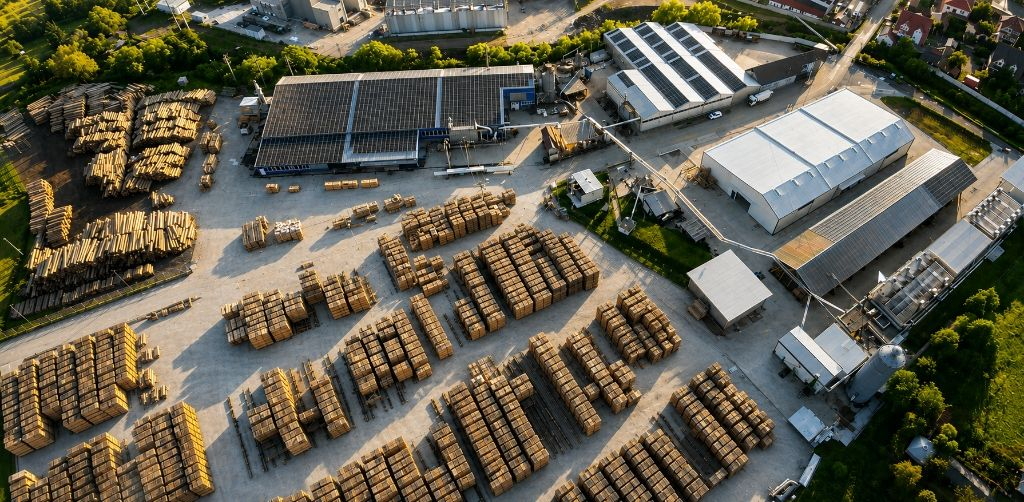
#> input picture images/hero_bg.jpg, 1024 x 502 px
$ python -i update_storyboard_v3.py   (imports and definitions only)
#> lines starting #> are read from the running program, lines starting #| are printed output that depends on the picture
#> in render_storyboard_page, `page = Image.new('RGB', (W, H), (248, 246, 240))`:
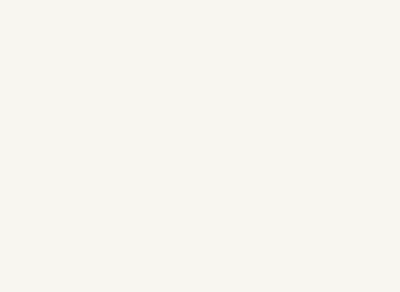
#> page: PIL image 2400x1750 RGB (shown at 1/6 size); mean R, G, B 248, 246, 240
import os
import numpy as np
from PIL import Image, ImageFilter, ImageOps, ImageEnhance, ImageDraw, ImageFont

BRAIN_DIR = '/Users/matthiasradder/.gemini/antigravity/brain/4f9024b4-d609-421a-b057-b180f987ffb5'
FONT_BOLD = 'public/fonts/Roboto-Bold.ttf'
FONT_REG = 'public/fonts/Roboto-Regular.ttf'

def make_storyboard_art(src_path, out_path, arrow_type=None, custom_sub=None):
#> called with src_path = '../images/hero_bg.jpg', out_path = 'out.png'
    img = Image.open(src_path).convert('RGB')
#> img is the input picture: PIL image 1024x502 RGB; mean R, G, B 98.2, 93.6, 78.1
    w, h = img.size

    gray = ImageOps.grayscale(img)
    inv = ImageOps.invert(gray)
    blur = inv.filter(ImageFilter.GaussianBlur(4))
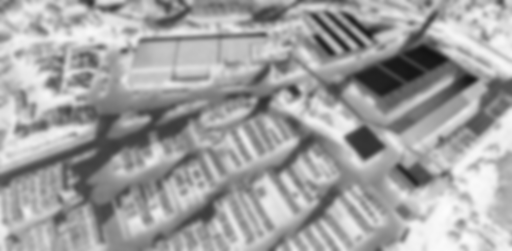
#> blur: PIL image 1024x502 L (shown at 1/2 size); min 20, max 252, mean 161.8
    g_arr = np.array(gray, dtype=float)
    b_arr = np.array(blur, dtype=float)
    dodge = np.clip((g_arr * 255.0) / (255.0 - b_arr + 1e-5), 0, 255)

    contour = img.filter(ImageFilter.CONTOUR).convert('L')
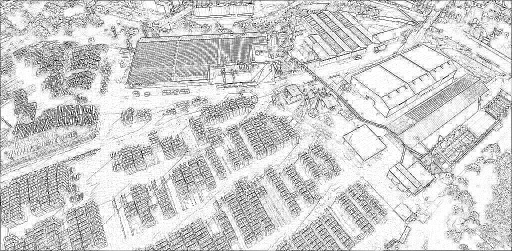
#> contour: PIL image 1024x502 L (shown at 1/2 size); min 0, max 255, mean 207.4
    c_arr = np.array(contour, dtype=float)

    ink = np.clip(dodge - (255 - c_arr) * 0.35, 0, 255).astype(np.uint8)
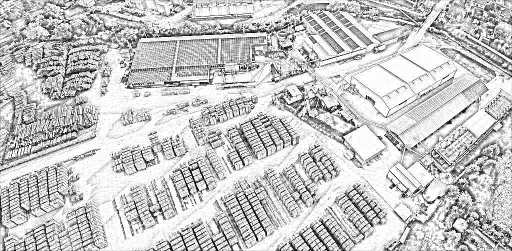
#> ink: shape (502, 1024) (shown at 1/2 size); min 0, max 255, mean 197.3
    ink_im = Image.fromarray(ink).convert('RGB')

    smooth = img.filter(ImageFilter.MedianFilter(9)).filter(ImageFilter.GaussianBlur(2))
    smooth = ImageEnhance.Color(smooth).enhance(1.25)
    smooth = ImageEnhance.Contrast(smooth).enhance(1.15)

    ink_f = np.array(ink_im, dtype=float) / 255.0
    color_f = np.array(smooth, dtype=float) / 255.0
    blend = (ink_f * color_f * 255.0).clip(0, 255).astype(np.uint8)
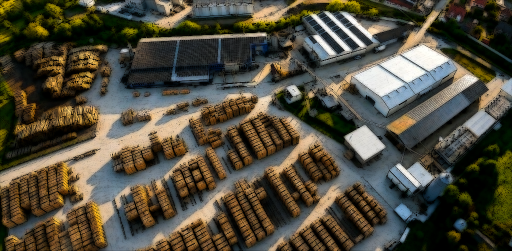
#> blend: shape (502, 1024, 3) (shown at 1/2 size); mean R, G, B 80.9, 75.8, 60.9
    art = Image.fromarray(blend)

    paper = Image.new('RGB', (w, h), (250, 248, 242))
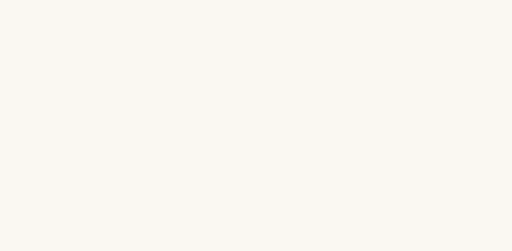
#> paper: PIL image 1024x502 RGB (shown at 1/2 size); mean R, G, B 250, 248, 242
    art = Image.blend(paper, art, 0.88)
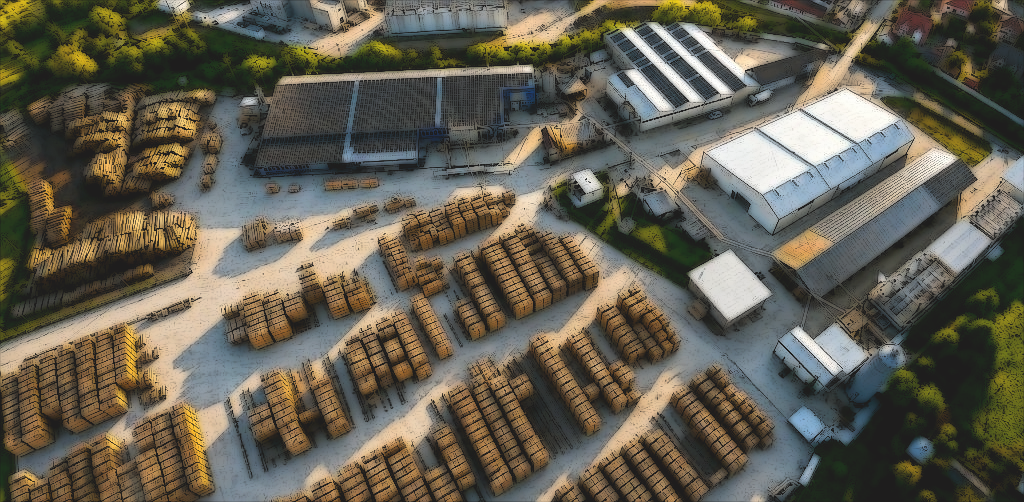
#> art: PIL image 1024x502 RGB; mean R, G, B 100.7, 96, 82.3

    draw = ImageDraw.Draw(art)
    f_badge = ImageFont.truetype(FONT_BOLD, 26)

    if arrow_type == 'ascend':
        cx = w - 180
        draw.line([(cx, h - 80), (cx, 100)], fill=(231, 177, 36), width=10)
        draw.polygon([(cx, 60), (cx - 28, 115), (cx + 28, 115)], fill=(231, 177, 36))
        draw.rounded_rectangle([40, 40, 680, 110], radius=10, fill=(41, 41, 41, 230), outline=(231, 177, 36), width=3)
        draw.text((60, 50), '▲ CRANE UP / UITSTIJGEN OVER BOMEN', font=f_badge, fill=(231, 177, 36))

    elif arrow_type == 'push_in':
        draw.rounded_rectangle([40, 40, 520, 110], radius=10, fill=(41, 41, 41, 230), outline=(231, 177, 36), width=3)
        draw.text((60, 50), '➔ BEELDVULLEND • PUSH-IN', font=f_badge, fill=(231, 177, 36))

    elif arrow_type == 'cut_action':
        draw.rounded_rectangle([40, 40, 580, 110], radius=10, fill=(41, 41, 41, 230), outline=(231, 177, 36), width=3)
        draw.text((60, 50), '◉ ACTIE • ZAGERING IN DETAIL', font=f_badge, fill=(231, 177, 36))

    elif arrow_type == 'flythrough':
        draw.rounded_rectangle([40, 40, 600, 110], radius=10, fill=(41, 41, 41, 230), outline=(231, 177, 36), width=3)
        draw.text((60, 50), '➔ DRONE VLUCHT DOOR HAL', font=f_badge, fill=(231, 177, 36))

    elif arrow_type == 'slowmo_kilns':
        draw.rounded_rectangle([40, 40, 620, 110], radius=10, fill=(41, 41, 41, 230), outline=(231, 177, 36), width=3)
        draw.text((60, 50), '⏳ SLOW-MOTION DROOGKAMERS', font=f_badge, fill=(231, 177, 36))

    elif arrow_type == 'split':
        draw.rounded_rectangle([40, 40, 640, 110], radius=10, fill=(41, 41, 41, 230), outline=(231, 177, 36), width=3)
        draw.text((60, 50), '✦ 4 PRODUCTKAARTEN OVERZICHT', font=f_badge, fill=(231, 177, 36))

    elif arrow_type == 'fsc':
        draw.rounded_rectangle([40, 40, 580, 110], radius=10, fill=(41, 41, 41, 230), outline=(231, 177, 36), width=3)
        draw.text((60, 50), '★ FSC 100% CERTIFICERING', font=f_badge, fill=(231, 177, 36))

    elif arrow_type == 'team':
        draw.rounded_rectangle([40, 40, 560, 110], radius=10, fill=(41, 41, 41, 230), outline=(231, 177, 36), width=3)
        draw.text((60, 50), '👥 ONS TOEGEWIJDE TEAM', font=f_badge, fill=(231, 177, 36))

    elif arrow_type == 'outro':
        draw.rounded_rectangle([40, 40, 580, 110], radius=10, fill=(41, 41, 41, 230), outline=(231, 177, 36), width=3)
        draw.text((60, 50), '✦ EIND RESOLVE & CONTACT', font=f_badge, fill=(231, 177, 36))

    art.save(out_path, quality=92)
    print(f"Rendered sketch: {out_path}")

# Source frame inputs for storyboard illustrations
sketches = [
    ('scratch/master_9scenes/nl/s1.mp4', f'{BRAIN_DIR}/storyboard_sketch_sc_1.jpg', 'ascend', 2.0),
    ('scratch/master_9scenes/nl/s2.mp4', f'{BRAIN_DIR}/storyboard_sketch_sc_2.jpg', 'push_in', 2.0),
    ('scratch/master_9scenes/nl/s3.mp4', f'{BRAIN_DIR}/storyboard_sketch_sc_3.jpg', 'cut_action', 2.5),
    ('scratch/master_9scenes/nl/s4.mp4', f'{BRAIN_DIR}/storyboard_sketch_sc_4.jpg', 'flythrough', 1.8),
    ('scratch/master_9scenes/nl/s5.mp4', f'{BRAIN_DIR}/storyboard_sketch_sc_5.jpg', 'slowmo_kilns', 1.8),
    ('scratch/master_9scenes/nl/s6.mp4', f'{BRAIN_DIR}/storyboard_sketch_sc_6.jpg', 'split', 2.0),
    ('scratch/master_9scenes/nl/s7.mp4', f'{BRAIN_DIR}/storyboard_sketch_sc_7.jpg', 'fsc', 1.0),
    ('scratch/master_9scenes/nl/s8.mp4', f'{BRAIN_DIR}/storyboard_sketch_sc_8.jpg', 'team', 2.0),
    ('scratch/master_9scenes/nl/s9.mp4', f'{BRAIN_DIR}/storyboard_sketch_sc_9.jpg', 'outro', 2.0)
]

# [7 lines not run here, left out]

# Build 3-Page Storyboard Sheets (Scenes 1-3, 4-6, 7-9)
scenes_data = [
    {
        'num': 1,
        'title': 'Bosopstijging ➔ Zonneverblinding ➔ Fabriek',
        'tc': '00:00 – 00:08.3',
        'dur': '8.3 sec',
        'shot': 'Crane Ascend & Aerial Wide Shot (EWS)',
        'cam': '▲ ASCEND THROUGH CANOPY — Camera stijgt op tussen beukenstammen, breekt door boomkruinen in zonneflare, waarna complex verschijnt.',
        'desc': 'Start in het ongerepte Karpaten-beukenbos. Camera zweeft omhoog, wordt verblind door opkomende zon, en onthult het Palrom complex.',
        'vo': '\"Al meer dan 25 jaar is Palrom Products een toonaangevende producent van beukenhout in Brad, Roemenië.\"',
        'overlay': 'Balk links: Palrom Products | FSC® Gecertificeerde Beukenhoutproducent • Brad, Roemenië'
    },
    {
        'num': 2,
        'title': 'Hout uitladen van de vrachtwagen (Fullscreen)',
        'tc': '00:08.2 – 00:11.2',
        'dur': '3.0 sec',
        'shot': 'Medium Wide Shot (MWS) • 16:9 Beeldvullend Werffoto',
        'cam': '➔ SUBTIELE KEN BURNS PUSH-IN (1.0 ➔ 1.04) — Volledig beeldvullend zonder zwarte balken.',
        'desc': 'De rode Palrom houtvrachtwagen met hydraulische grijpkraan lost dikke beukenstammen op de ruime voorraadwerf.',
        'vo': '\"Van zorgvuldig geselecteerde stammen...\"',
        'overlay': 'Balk links: Duurzame Oogst & Houtopslag | Lokaal geoogste beukenstammen arriveren op onze voorraadwerf'
    },
    {
        'num': 3,
        'title': 'Zaagsnede op de zaagmachine (Kort)',
        'tc': '00:11.2 – 00:15.8',
        'dur': '4.6 sec',
        'shot': 'Dynamic Medium Close-up (MCU) • Live Productie',
        'cam': '◉ ACTION TRACKING — Snelle, krachtige zaagsnede op 1.0x natuurlijke snelheid.',
        'desc': 'Het zware zaagblad snijdt met hoge snelheid door het verse beukenhout. Korte, krachtige actieshot van de primaire zagerijlijn.',
        'vo': '\"...tot geautomatiseerde eerste zaaglijnen in onze moderne zagerij.\"',
        'overlay': 'Balk links: Precisiebewerking in Actie | Geavanceerde Europese zaagtechnologie & Roemeens vakmanschap'
    },
    {
        'num': 4,
        'title': 'Vlucht door de hal & afgewerkt hout',
        'tc': '00:15.8 – 00:21.6',
        'dur': '5.8 sec',
        'shot': 'Continuous Fly-Through Shot • Drone Warehouse Flight',
        'cam': '➔ FLY-THROUGH (POORT ➔ CONVEYOR ➔ GANGPAD AFGEWERKT HOUT)',
        'desc': 'De drone vliegt spectaculair door de fabriekspoort bij 0:42 en zweeft langs actieve verwerkingslijnen en sorteerders.',
        'vo': '\"Wij combineren Europese precisietechnologie met generaties aan Roemeens vakmanschap voor uitzonderlijke nauwkeurigheid.\"',
        'overlay': 'Balk links: Moderne Verwerkingshal & Houtopslag | Geavanceerde productielijnen en opslag van afgewerkt beukenhout'
    },
    {
        'num': 5,
        'title': 'Nardi Droogkamers (Echt Slow-Motion)',
        'tc': '00:21.6 – 00:30.2',
        'dur': '8.6 sec',
        'shot': 'Smooth Drone Glide • Cinematic 50% Slow Motion',
        'cam': '➔ ULTRA-VLOEIENDE 50% SLOW-MOTION LANGS DE KAMERS (101.8s - 106.1s)',
        'desc': 'Valt exact samen met de gesproken tekst over droging: de drone glijdt in fluweelzachte halve snelheid langs de zilveren Nardi-kamers.',
        'vo': '\"Natuurlijke luchtdroging en geconditioneerde opslag zorgen voor een optimale stabilisatie van het hout, klaar voor verdere verwerking.\"',
        'overlay': 'Balk links: Geavanceerde Droogkamers | Computergestuurde Nardi-kamers voor geconditioneerde droging'
    },
    {
        'num': 6,
        'title': 'B2B Maatwerk Producten Showcase',
        'tc': '00:29.8 – 00:40.5',
        'dur': '10.7 sec',
        'shot': '4K Split Product Showcase Card Graphic',
        'cam': '➔ SUBTLE PUSH-IN (1.0 ➔ 1.03) — Rustige presentatie van 4 productgroepen.',
        'desc': 'Vier overzichtelijke kaarten: Beukenhouten Blanks, Geschaafde Latten, Gladde Stokken en Maatwerk Profielen.',
        'vo': '\"Wij leveren een compleet assortiment B2B-maatwerk: blanks, geschaafde latten, gladde en gerilde stokken en op maat gemaakte profielen.\"',
        'overlay': 'Balk links: B2B Maatwerk Producten | Blanks, geschaafde latten, gladde stokken en maatwerk profielen'
    },
    {
        'num': 7,
        'title': 'FSC® 100% Gecertificeerd',
        'tc': '00:40.5 – 00:43.0',
        'dur': '2.5 sec',
        'shot': 'Brand Certification & Sustainability Slide',
        'cam': '✦ HERO REVEAL & SLOW ZOOM — Statige antraciet kaart met FSC-keurmerk.',
        'desc': 'Puur wit FSC-logo op antraciet achtergrond met gouden hoofdtitel \"DUURZAAMHEID & KWALITEIT\". Benadrukt verantwoorde bosbouw.',
        'vo': '\"100% FSC-gecertificeerd...\"',
        'overlay': 'Balk links: FSC® 100% Gecertificeerd | Gegarandeerd duurzaam en verantwoord geoogst beukenhout'
    },
    {
        'num': 8,
        'title': 'Ons Toegewijde Team',
        'tc': '00:43.0 – 00:47.6',
        'dur': '4.6 sec',
        'shot': 'Group Portrait • Teamfoto met Push-In',
        'cam': '➔ PUSH-IN TOWARDS SMILES (y=45%) — Focus op de trotse vakmensen met naambadges.',
        'desc': 'Het voltallige Palrom-team opgesteld voor de fabriek, trots op tientallen jaren Roemeens houtbewerkings-vakmanschap.',
        'vo': '\"...ondersteund door een toegewijd team van ervaren vakmensen.\"',
        'overlay': 'Balk links: Ons Toegewijde Team | Vakmanschap en betrouwbare B2B-leveringen in heel Europa'
    },
    {
        'num': 9,
        'title': 'Eindslide: Palrom Merkkaart & Contact',
        'tc': '00:47.6 – 00:56.0',
        'dur': '8.4 sec',
        'shot': 'Fullscreen Luxury Brand Resolve Slide',
        'cam': '✦ FINAL RESOLVE & AUDIO FADE — Statige merkkaart, muziekfade 52.5s-56.0s.',
        'desc': 'Scherp wit Palrom logo, gouden scheidingslijn, centrale titel en directe contactgegevens voor Europese B2B partners.',
        'vo': '\"Palrom Products. Uw betrouwbare B2B partner in duurzaam beukenhout.\"',
        'overlay': 'Centraal: Uw Betrouwbare B2B Partner in Duurzaam Beukenhout | www.palromproducts.com • info@palromproducts.ro'
    }
]

f_title = ImageFont.truetype(FONT_BOLD, 36)
f_sub = ImageFont.truetype(FONT_REG, 20)
f_sc_head = ImageFont.truetype(FONT_BOLD, 22)
f_sc_meta = ImageFont.truetype(FONT_BOLD, 18)
f_lbl = ImageFont.truetype(FONT_BOLD, 15)
f_body = ImageFont.truetype(FONT_REG, 15)
f_vo = ImageFont.truetype(FONT_REG, 14)

def render_storyboard_page(scenes_subset, page_num, total_pages):
    W, H = 2400, 1750
    page = Image.new('RGB', (W, H), (248, 246, 240))
    draw = ImageDraw.Draw(page)

    # Header Bar
    draw.rectangle([60, 40, W - 60, 130], fill=(41, 41, 41))
    draw.rectangle([60, 40, 72, 130], fill=(231, 177, 36))
    draw.text((95, 52), 'PALROM PRODUCTS S.R.L.  •  OFFICIEEL PRODUCTIE STORYBOARD (9 SCÈNES)', font=f_title, fill=(255, 255, 255))
    draw.text((95, 96), f'Bedrijfsvideo 56.0s  |  1080p 30fps  |  Pagina {page_num} van {total_pages}  |  Goedgekeurd Master Ontwerp (Offline)', font=f_sub, fill=(231, 177, 36))

    # 3 horizontal strips per page
    sh = 490
    for idx, sc in enumerate(scenes_subset):
        y0 = 160 + idx * (sh + 24)
        x0 = 80
        pw = W - 160

        # Panel container box
        draw.rounded_rectangle([x0, y0, x0 + pw, y0 + sh], radius=14, fill=(255, 255, 255), outline=(215, 210, 200), width=2)

        # Header banner inside panel
        draw.rounded_rectangle([x0, y0, x0 + pw, y0 + 44], radius=12, fill=(41, 41, 41))
        draw.rectangle([x0, y0 + 34, x0 + pw, y0 + 44], fill=(41, 41, 41))
        draw.rectangle([x0, y0, x0 + 10, y0 + 44], fill=(231, 177, 36))

        sc_num = sc['num']
        sc_title = sc['title'].upper()
        sc_tc = sc['tc']
        sc_dur = sc['dur']
        sc_overlay = sc['overlay'][:110]
        draw.text((x0 + 20, y0 + 10), f'SCÈNE {sc_num}: {sc_title}', font=f_sc_head, fill=(255, 255, 255))
        draw.text((x0 + pw - 270, y0 + 12), f'⏱ {sc_tc} ({sc_dur})', font=f_sc_meta, fill=(231, 177, 36))

        # Sketch Image (16:9 ratio, h~410, w~730)
        sketch_p = f'{BRAIN_DIR}/storyboard_sketch_sc_{sc_num}.jpg'
        sk_im = Image.open(sketch_p).resize((730, 410), Image.Resampling.LANCZOS)
        page.paste(sk_im, (x0 + 20, y0 + 58))
        draw.rectangle([x0 + 20, y0 + 58, x0 + 20 + 730, y0 + 58 + 410], outline=(41, 41, 41), width=2)

        # Info Column to the right of sketch
        ix0 = x0 + 775
        iy0 = y0 + 58

        # Shot Type
        draw.text((ix0, iy0), 'SHOT TYPE & CAMERABEWEGING:', font=f_lbl, fill=(180, 83, 9))
        draw.text((ix0, iy0 + 20), sc['shot'], font=f_body, fill=(41, 41, 41))

        # Camera Movement
        draw.text((ix0, iy0 + 55), 'CAMERAACTIE:', font=f_lbl, fill=(180, 83, 9))
        draw.text((ix0, iy0 + 75), sc['cam'][:90], font=f_body, fill=(30, 41, 59))
        if len(sc['cam']) > 90:
            draw.text((ix0, iy0 + 95), sc['cam'][90:180], font=f_body, fill=(30, 41, 59))

        # Visual Description
        draw.text((ix0, iy0 + 130), 'VISUELE ACTIE / BESCHRIJVING:', font=f_lbl, fill=(180, 83, 9))
        words = sc['desc'].split(' ')
        lines = []
        cur = ''
        for w in words:
            if len(cur + ' ' + w) < 85: cur += (' ' + w if cur else w)
            else: lines.append(cur); cur = w
        if cur: lines.append(cur)
        for li, l in enumerate(lines[:2]):
            draw.text((ix0, iy0 + 150 + li*20), l, font=f_body, fill=(71, 85, 105))

        # Audio / Voiceover Box below
        by0 = iy0 + 210
        draw.rounded_rectangle([ix0, by0, x0 + pw - 20, by0 + 130], radius=8, fill=(245, 247, 250), outline=(226, 232, 240), width=1)
        draw.rectangle([ix0, by0, ix0 + 6, by0 + 130], fill=(231, 177, 36))
        draw.text((ix0 + 16, by0 + 10), '🎙️ VOICE-OVER AUDIO (NL):', font=f_lbl, fill=(180, 83, 9))

        vo_words = sc['vo'].split(' ')
        vo_lines = []
        cur = ''
        for w in vo_words:
            if len(cur + ' ' + w) < 85: cur += (' ' + w if cur else w)
            else: vo_lines.append(cur); cur = w
        if cur: vo_lines.append(cur)
        for li, l in enumerate(vo_lines[:2]):
            draw.text((ix0 + 16, by0 + 32 + li*20), l, font=f_vo, fill=(30, 41, 59))

        # On-screen overlay text
        draw.text((ix0 + 16, by0 + 85), f'🏷️ ON-SCREEN TYPOGRAFIE:', font=ImageFont.truetype(FONT_BOLD, 12), fill=(180, 83, 9))
        draw.text((ix0 + 16, by0 + 102), f'{sc_overlay}', font=ImageFont.truetype(FONT_REG, 13), fill=(100, 116, 139))

    # Footer
    draw.text((80, H - 35), 'PALROM PRODUCTS S.R.L.  •  Brad, Hunedoara, Roemenië  •  www.palromproducts.com  •  info@palromproducts.ro', font=ImageFont.truetype(FONT_REG, 15), fill=(120, 120, 120))
    draw.text((W - 250, H - 35), f'Pagina {page_num} van {total_pages}', font=ImageFont.truetype(FONT_BOLD, 15), fill=(41, 41, 41))
    return page

# [1 line that did not run here, left out]
# [1 line that did not run here, left out]
# [1 line that did not run here, left out]

p1_path = f'{BRAIN_DIR}/palrom_storyboard_page1.jpg'
p2_path = f'{BRAIN_DIR}/palrom_storyboard_page2.jpg'
p3_path = f'{BRAIN_DIR}/palrom_storyboard_page3.jpg'
pdf_path = f'{BRAIN_DIR}/palrom_storyboard_complete.pdf'

# [6 lines not run here, left out]

# Master vertical composite sheet
# [1 line that did not run here, left out]
# [1 line that did not run here, left out]
# [3 lines not run here, left out]
master_path = f'{BRAIN_DIR}/palrom_storyboard_master.jpg'
# [3 lines not run here, left out]

>>> result = make_storyboard_art('../images/hero_bg.jpg', 'out.png')

$ run again, on images/kilns.jpg
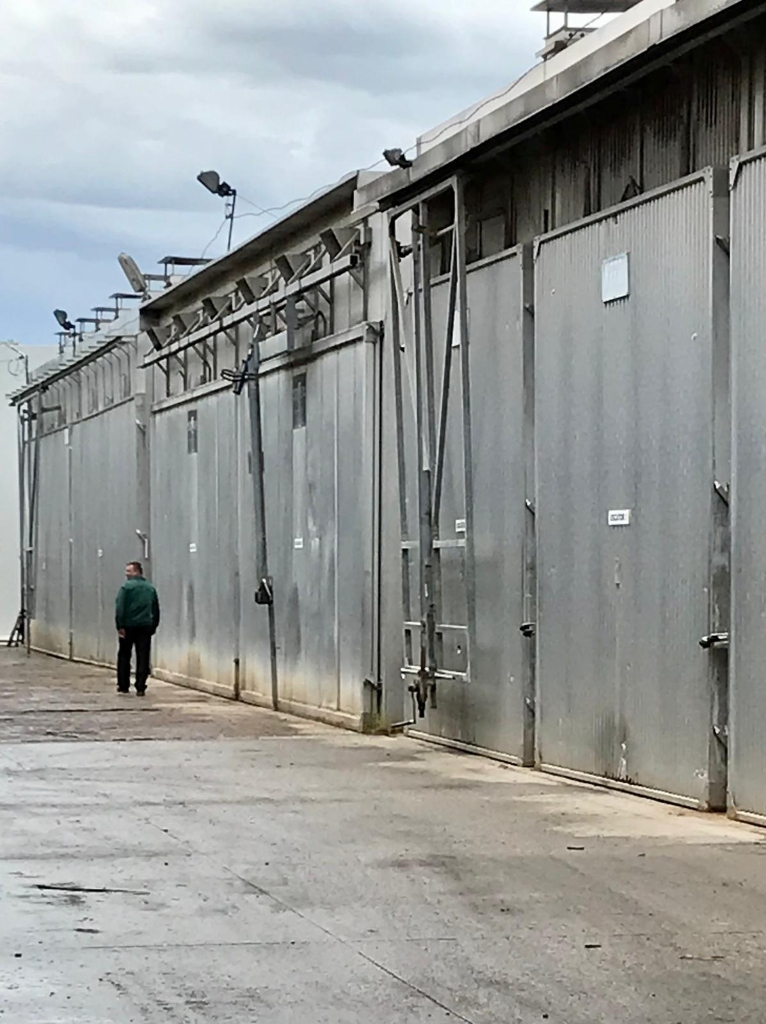
#> input picture images/kilns.jpg, 766 x 1024 px
#> in make_storyboard_art, img is the input picture: PIL image 766x1024 RGB; mean R, G, B 148.4, 151, 149.1
#> in make_storyboard_art, `ink = np.clip(dodge - (255 - c_arr) * 0.35, 0, 255).astype(np.uint8)`:
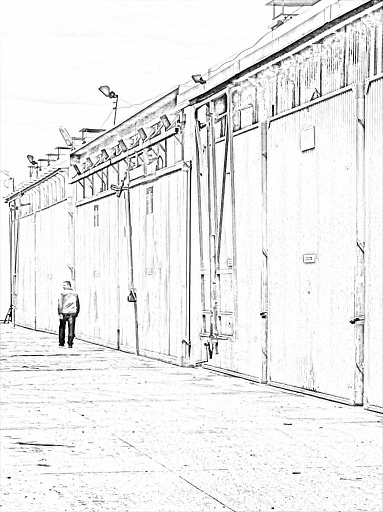
#> ink: shape (1024, 766) (shown at 1/2 size); min 0, max 255, mean 236.8
#> in make_storyboard_art, `art = Image.blend(paper, art, 0.88)`:
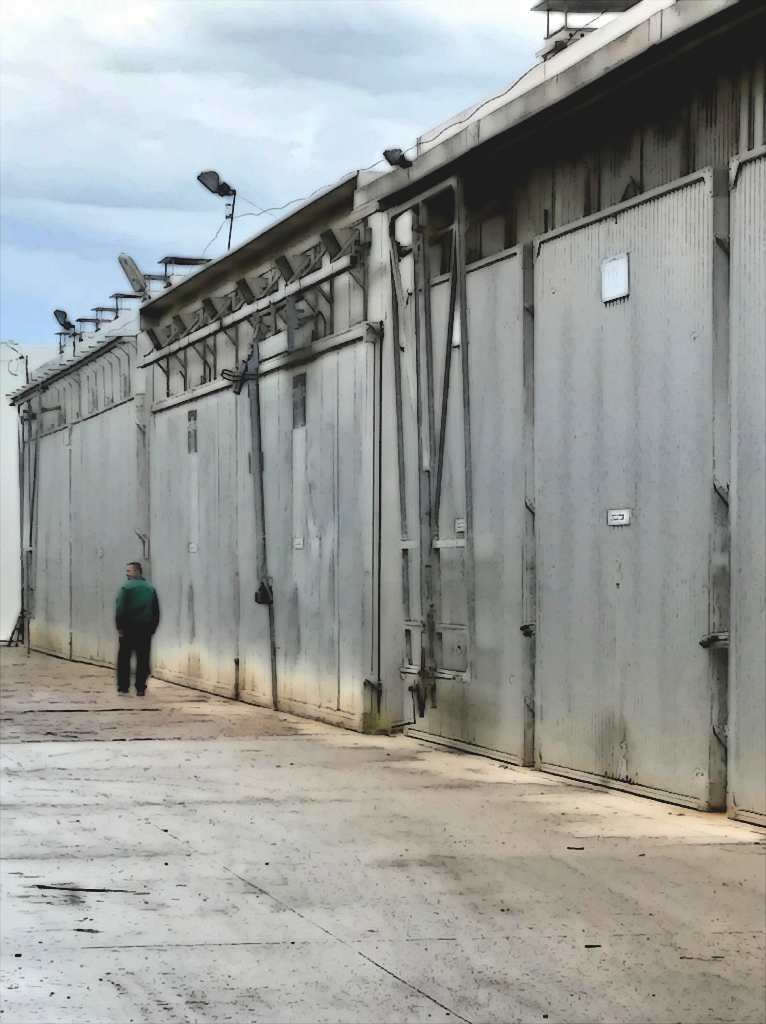
#> art: PIL image 766x1024 RGB; mean R, G, B 153.6, 156.5, 153.8
